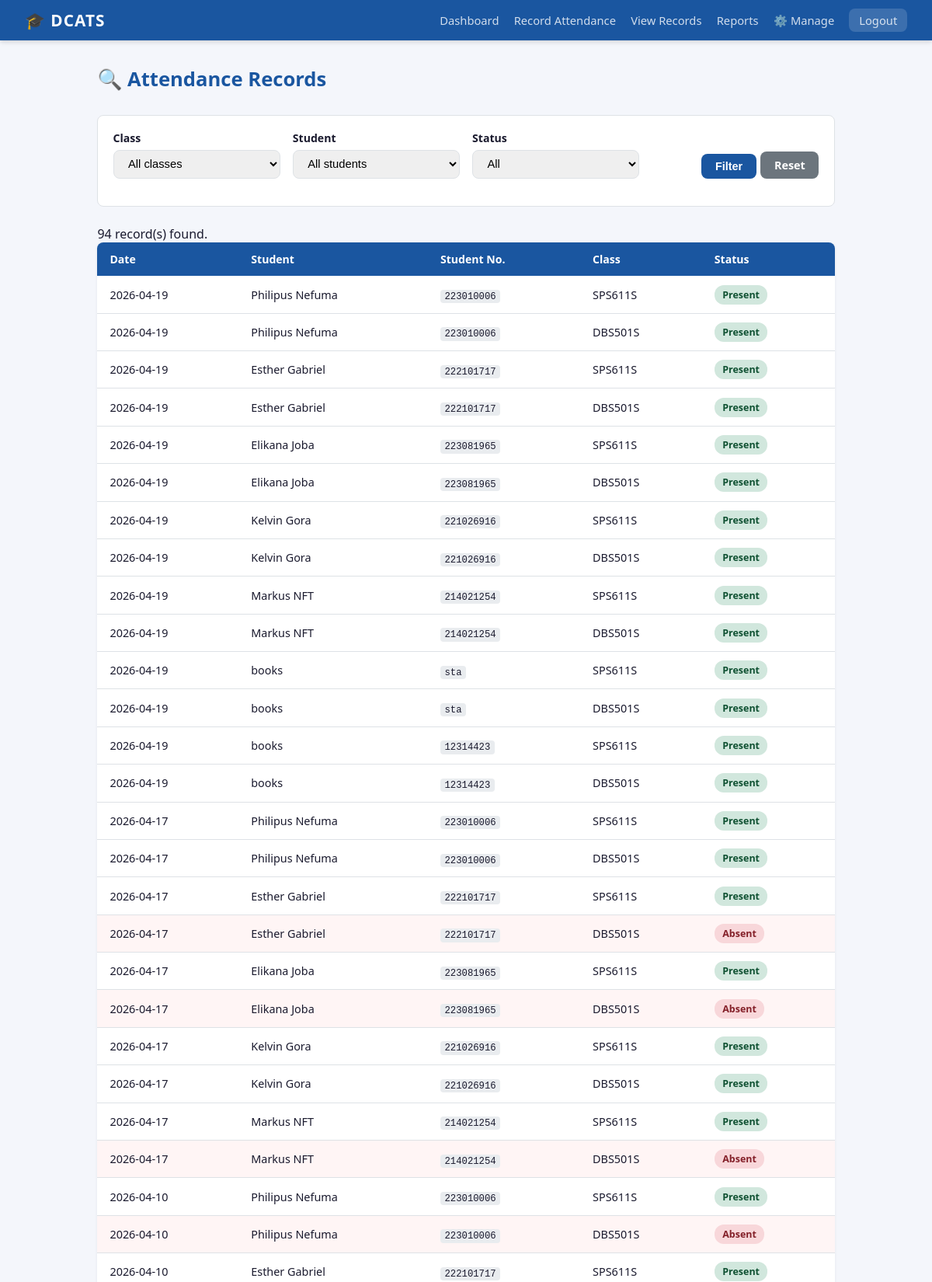
The page /lecturer/records (signed in, upper part) on the database its author committed.
### app/models/attendance.py (models this page shows, shortened)
class Attendance(db.Model):
    __tablename__ = "attendance"
    __table_args__ = (
        db.UniqueConstraint("student_id", "class_id", "date", name="uq_attendance"),
    )
    id         = db.Column(db.Integer, primary_key=True)
    student_id = db.Column(db.Integer, db.ForeignKey("students.id"), nullable=False)
    class_id   = db.Column(db.Integer, db.ForeignKey("classes.id"),  nullable=False)
    date       = db.Column(db.Date,    nullable=False, default=date_type.today)
    status     = db.Column(db.String(10), nullable=False, default="absent")  # "present"|"absent"
    student   = db.relationship("Student", back_populates="attendances")
    class_obj = db.relationship("Class",   back_populates="attendances")

### app/models/student.py (models this page shows, shortened)
class Student(db.Model):
    __tablename__ = "students"
    id      = db.Column(db.Integer, primary_key=True)
    user_id = db.Column(db.Integer, db.ForeignKey("users.id"), unique=True, nullable=False)
    name    = db.Column(db.String(100), nullable=False)
    email   = db.Column(db.String(120), unique=True, nullable=False)
    course  = db.Column(db.String(50),  nullable=False)
    user        = db.relationship("User",       back_populates="student")
    attendances = db.relationship("Attendance", back_populates="student", lazy="dynamic")

### app/models/user.py (models this page shows, shortened)
class User(UserMixin, db.Model):
    __tablename__ = "users"
    id       = db.Column(db.Integer, primary_key=True)
    username = db.Column(db.String(50), unique=True, nullable=False)
    password = db.Column(db.String(256), nullable=False)
    role     = db.Column(db.String(10), nullable=False)   # "lecturer" | "student"
    lecturer = db.relationship("Lecturer", back_populates="user", uselist=False)
    student  = db.relationship("Student",  back_populates="user", uselist=False)
    def is_lecturer(self) -> bool:
        return self.role == "lecturer"

### app/models/class_model.py (models this page shows, shortened)
class Class(db.Model):
    __tablename__ = "classes"
    id          = db.Column(db.Integer, primary_key=True)
    code        = db.Column(db.String(20),  unique=True, nullable=False)
    course_name = db.Column(db.String(150), nullable=False)
    lecturer_id = db.Column(db.Integer, db.ForeignKey("lecturers.id"), nullable=False)
    lecturer    = db.relationship("Lecturer",   back_populates="classes")
    attendances = db.relationship("Attendance", back_populates="class_obj", lazy="dynamic")

### app/controllers/lecturer_controller.py (the view)
@lecturer_bp.route("/records")
@login_required
def view_records():
    guard = _require_lecturer()
    if guard:
        return guard
    lec      = current_user.lecturer
    classes  = lec.classes.all()
    students = Student.query.all()
    class_id   = request.args.get("class_id",   type=int)
    student_id = request.args.get("student_id", type=int)
    status     = request.args.get("status",     "")
    query = Attendance.query.join(Class).filter(Class.lecturer_id == lec.id)
    if class_id:
        query = query.filter(Attendance.class_id == class_id)
    if student_id:
        query = query.filter(Attendance.student_id == student_id)
    if status in ("present", "absent"):
        query = query.filter(Attendance.status == status)
    records = query.order_by(Attendance.date.desc()).all()
    return render_template(
        "lecturer/view_records.html",
        classes=classes,
        students=students,
        records=records,
        selected_class=class_id,
        selected_student=student_id,
        selected_status=status,
    )

### app/controllers/lecturer_controller.py (called while the page is built)
def _require_lecturer():
    if not current_user.is_authenticated or not current_user.is_lecturer():
        flash("Access restricted to lecturers.", "danger")
        return redirect(url_for("auth.login"))
    return None

### app/templates/lecturer/view_records.html (shortened to what this page needs)
{% extends "shared/base.html" %}
{% block content %}
<div class="page-header">
  <h2>🔍 Attendance Records</h2>
</div>
<form method="GET" action="{{ url_for('lecturer.view_records') }}" class="filter-form">
  <div class="form-row">
    <div class="form-group">
      <label>Class</label>
      <select name="class_id">
        <option value="">All classes</option>
      </select>
    </div>
    <div class="form-group">
      <label>Student</label>
      <select name="student_id">
        <option value="">All students</option>
      </select>
    </div>
    <div class="form-group">
      <label>Status</label>
      <select name="status">
        <option value="">All</option>
      </select>
    </div>
    <div class="form-group form-group-btn">
      <button type="submit" class="btn btn-primary">Filter</button>
      <a href="{{ url_for('lecturer.view_records') }}" class="btn btn-secondary">Reset</a>
    </div>
  </div>
</form>
<p>{{ records|length }} record(s) found.</p>
<table class="data-table">
  <thead>
    <tr>
      <th>Date</th>
      <th>Student</th>
      <th>Student No.</th>
      <th>Class</th>
      <th>Status</th>
    </tr>
  </thead>
  <tbody>
    {% for r in records %}
    <tr>
      <td>{{ r.date }}</td>
      <td>{{ r.student.name }}</td>
      <td><code>{{ r.student.user.username }}</code></td>
      <td>{{ r.class_obj.code }}</td>
      <td>
        <span class="badge badge-{{ 'success' if r.status == 'present' else 'danger' }}">
          {{ r.status|capitalize }}
        </span>
      </td>
    </tr>
    {% else %}
    <tr><td colspan="5" class="text-center">No records match the selected filters.</td></tr>
    {% endfor %}
  </tbody>
</table>
{% endblock %}

### app/static/css/styles.css (style rules this page uses)
:root { --primary: #1a56a0; --primary-d: #143f7a; --success: #198754; --danger: #dc3545; --warning: #ffc107; --info: #0dcaf0; --bg: #f4f6fb; --card: #ffffff; --text: #1a1a2e; --muted: #6c757d; --border: #dee2e6; --radius: 8px; }
* { box-sizing: border-box; margin: 0; padding: 0; }
body { font-family: 'Segoe UI', Tahoma, Geneva, Verdana, sans-serif; background: var(--bg); color: var(--text); min-height: 100vh; display: flex; flex-direction: column; }
.page-header { margin-bottom: 1.8rem; }
.page-header h2 { font-size: 1.6rem; color: var(--primary); margin-bottom: 0.3rem; }
.data-table { width: 100%; border-collapse: collapse; background: var(--card); border-radius: var(--radius); overflow: hidden; box-shadow: 0 1px 4px rgba(0,0,0,0.06); margin-bottom: 1.5rem; }
.data-table th { background: var(--primary); color: #fff; padding: 0.75rem 1rem; text-align: left; font-size: 0.88rem; }
.data-table td { padding: 0.7rem 1rem; border-bottom: 1px solid var(--border); font-size: 0.9rem; }
.badge { display: inline-block; padding: 0.25rem 0.65rem; border-radius: 12px; font-size: 0.78rem; font-weight: 600; }
.badge-success { background: #d1e7dd; color: #0f5132; }
.badge-danger { background: #f8d7da; color: #842029; }
.btn { display: inline-block; padding: 0.5rem 1.1rem; border-radius: var(--radius); font-size: 0.9rem; font-weight: 600; cursor: pointer; border: none; text-decoration: none; transition: opacity 0.2s, transform 0.1s; }
.btn-primary { background: var(--primary); color: #fff; }
.btn-secondary { background: #6c757d; color: #fff; }
.form-group { display: flex; flex-direction: column; gap: 0.35rem; margin-bottom: 1rem; }
.form-group label { font-size: 0.88rem; font-weight: 600; color: var(--text); }
.form-group input, .form-group select { padding: 0.55rem 0.9rem; border: 1px solid var(--border); border-radius: var(--radius); font-size: 0.92rem; width: 100%; }
.form-row { display: flex; gap: 1rem; flex-wrap: wrap; }
.form-row .form-group { flex: 1; min-width: 200px; }
.form-group-btn { justify-content: flex-end; flex-direction: row; align-items: flex-end; }
.filter-form { background: var(--card); padding: 1.2rem; border-radius: var(--radius); border: 1px solid var(--border); margin-bottom: 1.5rem; }
code { background: #e9ecef; padding: 0.1rem 0.35rem; border-radius: 4px; font-size: 0.85em; }

### rows shown on the page
Attendance: date "2026-04-19", student.name "Philipus Nefuma", student.user.username "223010006", class_obj.code "SPS611S", status "Present"
Attendance: date "2026-04-19", student.name "Philipus Nefuma", student.user.username "223010006", class_obj.code "DBS501S", status "Present"
Attendance: date "2026-04-19", student.name "Esther Gabriel", student.user.username "222101717", class_obj.code "SPS611S", status "Present"
Attendance: date "2026-04-19", student.name "Esther Gabriel", student.user.username "222101717", class_obj.code "DBS501S", status "Present"
Attendance: date "2026-04-19", student.name "Elikana Joba", student.user.username "223081965", class_obj.code "SPS611S", status "Present"
Attendance: date "2026-04-19", student.name "Elikana Joba", student.user.username "223081965", class_obj.code "DBS501S", status "Present"
Attendance: date "2026-04-19", student.name "Kelvin Gora", student.user.username "221026916", class_obj.code "SPS611S", status "Present"
Attendance: date "2026-04-19", student.name "Kelvin Gora", student.user.username "221026916", class_obj.code "DBS501S", status "Present"
Attendance: date "2026-04-19", student.name "Markus NFT", student.user.username "214021254", class_obj.code "SPS611S", status "Present"
Attendance: date "2026-04-19", student.name "Markus NFT", student.user.username "214021254", class_obj.code "DBS501S", status "Present"
Attendance: date "2026-04-19", student.name "books", student.user.username "sta", class_obj.code "SPS611S", status "Present"
Attendance: date "2026-04-19", student.name "books", student.user.username "sta", class_obj.code "DBS501S", status "Present"
Attendance: date "2026-04-19", student.name "books", student.user.username "12314423", class_obj.code "SPS611S", status "Present"
Attendance: date "2026-04-19", student.name "books", student.user.username "12314423", class_obj.code "DBS501S", status "Present"
Attendance: date "2026-04-17", student.name "Philipus Nefuma", student.user.username "223010006", class_obj.code "SPS611S", status "Present"
Attendance: date "2026-04-17", student.name "Philipus Nefuma", student.user.username "223010006", class_obj.code "DBS501S", status "Present"
Attendance: date "2026-04-17", student.name "Esther Gabriel", student.user.username "222101717", class_obj.code "SPS611S", status "Present"
Attendance: date "2026-04-17", student.name "Esther Gabriel", student.user.username "222101717", class_obj.code "DBS501S", status "Absent"
Attendance: date "2026-04-17", student.name "Elikana Joba", student.user.username "223081965", class_obj.code "SPS611S", status "Present"
Attendance: date "2026-04-17", student.name "Elikana Joba", student.user.username "223081965", class_obj.code "DBS501S", status "Absent"
Attendance: date "2026-04-17", student.name "Kelvin Gora", student.user.username "221026916", class_obj.code "SPS611S", status "Present"
Attendance: date "2026-04-17", student.name "Kelvin Gora", student.user.username "221026916", class_obj.code "DBS501S", status "Present"
Attendance: date "2026-04-17", student.name "Markus NFT", student.user.username "214021254", class_obj.code "SPS611S", status "Present"
Attendance: date "2026-04-17", student.name "Markus NFT", student.user.username "214021254", class_obj.code "DBS501S", status "Absent"
Attendance: date "2026-04-10", student.name "Philipus Nefuma", student.user.username "223010006", class_obj.code "SPS611S", status "Present"
Attendance: date "2026-04-10", student.name "Philipus Nefuma", student.user.username "223010006", class_obj.code "DBS501S", status "Absent"
Attendance: date "2026-04-10", student.name "Esther Gabriel", student.user.username "222101717", class_obj.code "SPS611S", status "Present"

### other values the page prints
{{ records|length }} "94"
